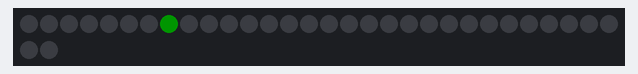
This sketch was run on a simulated ATtiny85, built with avr-gcc and run on an emulated ATtiny85. Shown: 32 RGB LEDs in strip order, left to right, continuing on the next row. Dim RGB values are drawn brighter than linear; random numbers use the default seed unless the sketch sets one.

Above: at 0.15 s.
At 5.82 s:
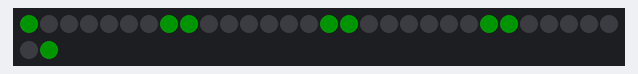
At 9.66 s:
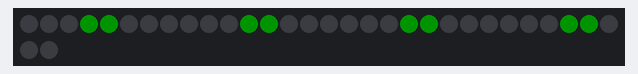
At 19.56 s:
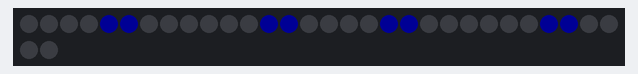
At 29.68 s:
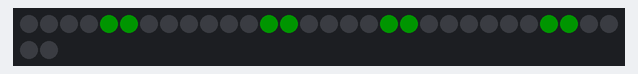
At 39.73 s:
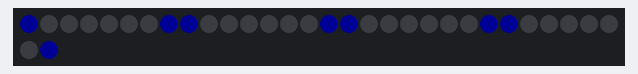

The sketch:

sketch_jun30_LightsCode01.ino
```cpp
/*----------------------------------------------------------------------------------------
Created by Phillip Burgess
Modified by Brandon M. for personal preference
------------------------------------------------------------------------------------------
Low power NeoPixel goggles example.  Makes a nice blinky display
with just a few LEDs on at any time. */

#include <Adafruit_NeoPixel.h>
#ifdef __AVR_ATtiny85__ // Trinket, Gemma, etc.
 #include <avr/power.h>
#endif

#define PIN 0

Adafruit_NeoPixel pixels = Adafruit_NeoPixel(32, PIN);

uint8_t  mode   = 0, // Current animation effect
         offset = 0; // Position of spinny eyes
uint32_t color  = 0x00FF00; // Start Green
uint32_t prevTime;

void setup() {
#ifdef __AVR_ATtiny85__ // Trinket, Gemma, etc.
  if(F_CPU == 16000000) clock_prescale_set(clock_div_1);
#endif
  pixels.begin();
  pixels.setBrightness(20); //  brightness
  prevTime = millis();
}

void loop() {
  uint8_t  i;
  uint32_t t;

  switch(mode) {

   case 0: // Random sparks - just one LED on at a time!
    i = random(32);
    pixels.setPixelColor(i, color);
    pixels.show();
    delay(16);
    pixels.setPixelColor(i, 0);
    break;

   case 1: // Spinny wheels (8 LEDs on at a time)
    for(i=0; i<16; i++) {
      uint32_t c = 0;
      if(((offset + i) & 7) < 2) c = color; // 4 pixels on...
      pixels.setPixelColor(   i, c); // First eye
      pixels.setPixelColor(31-i, c); // Second eye (flipped)
    }
    pixels.show();
    offset++;
    delay(20);
    break;
  }

  t = millis();
  if((t - prevTime) > 5000) {      // Every 8 seconds...
    mode++;                        // Next mode
    if(mode > 1) {                 // End of modes?
      mode = 0;                    // Start modes over
      color >>= 8;                 // Next color G->B->G
      if(!color) color = 0x00FF00; // Reset to Green
    }
    for(i=0; i<32; i++) pixels.setPixelColor(i, 0);
    prevTime = t;
  }
}
```
